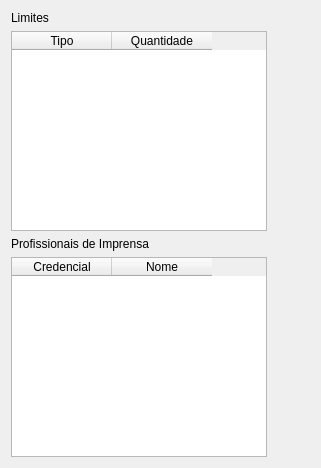
<?xml version="1.0" encoding="UTF-8"?>
<ui version="4.0">
 <class>Form</class>
 <widget class="QWidget" name="Form">
  <property name="geometry">
   <rect>
    <x>0</x>
    <y>0</y>
    <width>321</width>
    <height>468</height>
   </rect>
  </property>
  <property name="windowTitle">
   <string>Exibir informações do Orgão de Imprensa</string>
  </property>
  <layout class="QFormLayout" name="formLayout">
   <item row="0" column="0">
    <widget class="QLabel" name="label">
     <property name="text">
      <string>Limites</string>
     </property>
    </widget>
   </item>
   <item row="1" column="0">
    <widget class="QTableWidget" name="qlimites">
     <column>
      <property name="text">
       <string>Tipo</string>
      </property>
     </column>
     <column>
      <property name="text">
       <string>Quantidade</string>
      </property>
     </column>
    </widget>
   </item>
   <item row="2" column="0">
    <widget class="QLabel" name="label_2">
     <property name="text">
      <string>Profissionais de Imprensa</string>
     </property>
    </widget>
   </item>
   <item row="3" column="0">
    <widget class="QTableWidget" name="qpi">
     <column>
      <property name="text">
       <string>Credencial</string>
      </property>
     </column>
     <column>
      <property name="text">
       <string>Nome</string>
      </property>
     </column>
    </widget>
   </item>
  </layout>
 </widget>
 <resources/>
 <connections/>
</ui>
